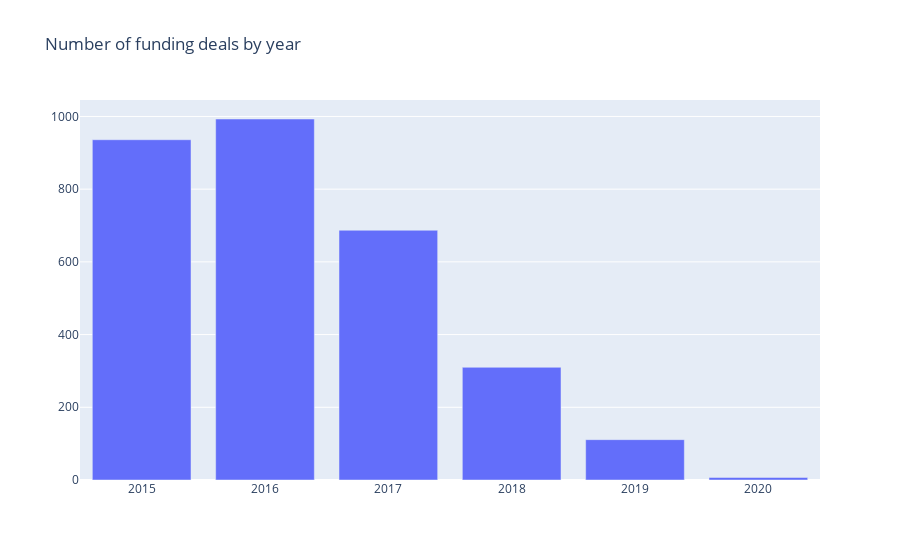

The notebook cell this image was saved under:
### Code cell
fig = go.Figure(data = go.Bar(x=num_of_funding_rounds.index,
                              y=num_of_funding_rounds.values),
                layout_title_text='Number of funding deals by year')
fig.show()

### Figure 1 — Plotly figure (JSON) as saved in the notebook; plotly's stock layout.template omitted (floating-point values rounded to 4 significant figures)
{"data": [{"type": "bar", "x": [2015, 2016, 2017, 2018, 2019, 2020], "y": [936, 993, 687, 310, 111, 7]}], "layout": {"autosize": true, "title": {"text": "Number of funding deals by year"}, "xaxis": {"autorange": true, "range": [2014.0, 2020.0], "type": "linear"}, "yaxis": {"autorange": true, "range": [0, 1045.0], "type": "linear"}}}
